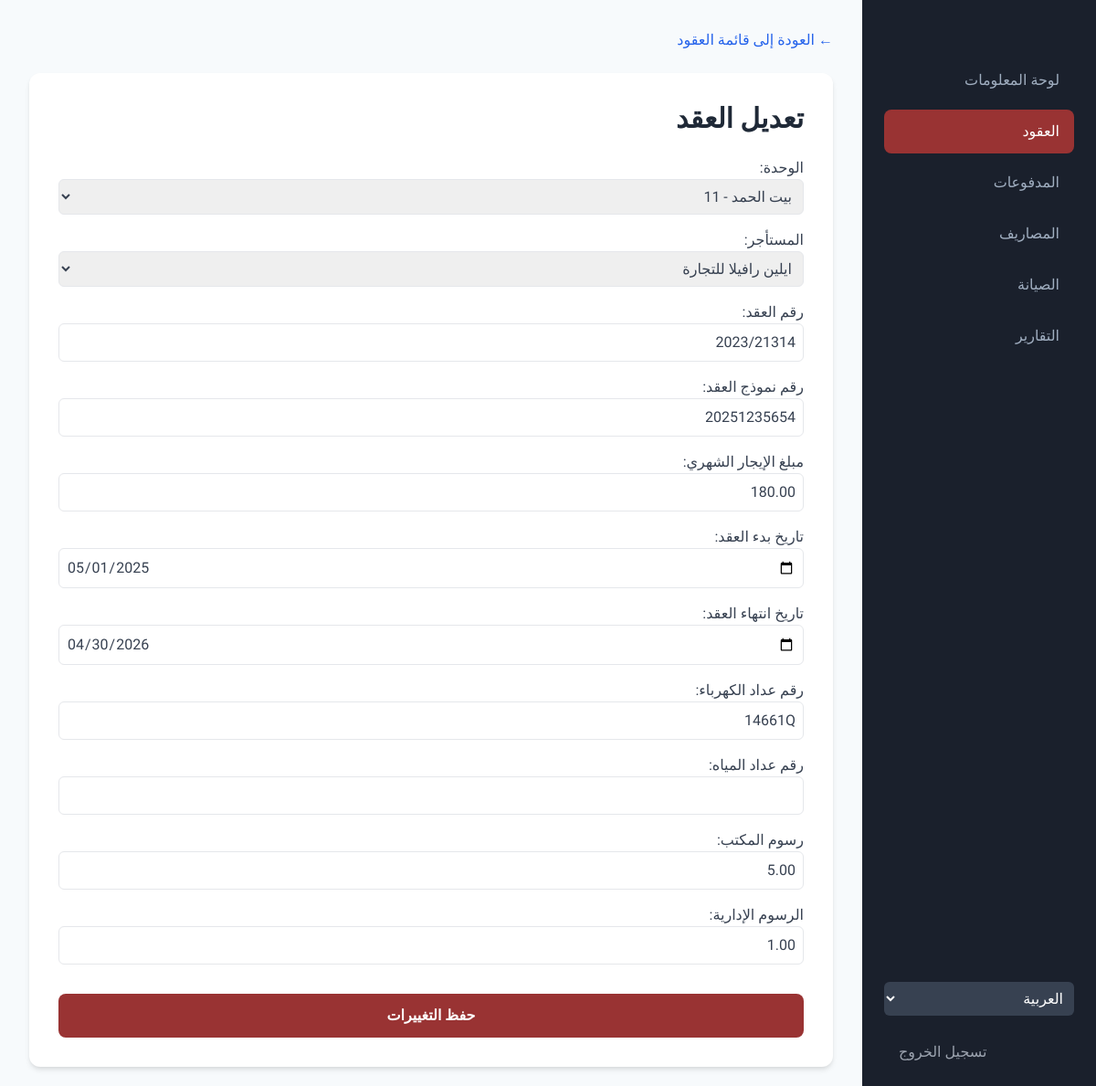
The app's page /ar/dashboard/lease/1/edit/ (signed in) with its own data.
### dashboard/models.py (models this page shows, shortened)
class Lease(models.Model):
    STATUS_CHOICES = [('active', _('نشط')), ('expiring_soon', _('قريب الانتهاء')), ('expired', _('منتهي')), ('cancelled', _('ملغي'))]
    unit = models.ForeignKey(Unit, on_delete=models.CASCADE, verbose_name=_("الوحدة"))
    tenant = models.ForeignKey(Tenant, on_delete=models.CASCADE, verbose_name=_("المستأجر"))
    contract_number = models.CharField(_("رقم العقد"), max_length=50, unique=True)
    contract_form_number = models.CharField(_("رقم نموذج العقد"), max_length=50, blank=True, null=True)
    monthly_rent = models.DecimalField(_("مبلغ الإيجار الشهري"), max_digits=10, decimal_places=2)
    start_date = models.DateField(_("تاريخ بدء العقد"))
    end_date = models.DateField(_("تاريخ انتهاء العقد"))
    electricity_meter = models.CharField(_("رقم عداد الكهرباء"), max_length=50, blank=True, null=True)
    water_meter = models.CharField(_("رقم عداد المياه"), max_length=50, blank=True, null=True)
    status = models.CharField(_("حالة العقد"), max_length=20, choices=STATUS_CHOICES, default='active', editable=False)
    office_fee = models.DecimalField(_("رسوم المكتب"), max_digits=10, decimal_places=2, default=5.00)
    admin_fee = models.DecimalField(_("الرسوم الإدارية"), max_digits=10, decimal_places=2, default=1.00)
    registration_fee = models.DecimalField(_("رسوم تسجيل العقد (3%)"), max_digits=10, decimal_places=2, blank=True)
    class Meta:
        verbose_name = _("عقد إيجار")
        verbose_name_plural = _("عقود الإيجار")
        permissions = [("can_view_financial_summary", _("يمكنه عرض ملخص مالي"))]

### dashboard/views.py (the view, shortened to what this page needs)
# urls.py: path('lease/<int:pk>/edit/', LeaseUpdateView.as_view(), name='lease_update'),
class LeaseUpdateView(LoginRequiredMixin, PermissionRequiredMixin, UpdateView):
    permission_required = 'dashboard.change_lease'
    model = Lease
    form_class = LeaseForm
    template_name = 'dashboard/lease_form.html'
    success_url = reverse_lazy('lease_list')
    def get_context_data(self, **kwargs):
        context = super().get_context_data(**kwargs)
        context['title'] = _("تعديل العقد")
        return context

### dashboard/forms.py
class LeaseForm(forms.ModelForm):
    class Meta:
        model = Lease
        fields = ['unit', 'tenant', 'contract_number', 'contract_form_number', 'monthly_rent', 'start_date', 'end_date', 'electricity_meter', 'water_meter', 'office_fee', 'admin_fee']
        widgets = {'start_date': forms.DateInput(attrs={'type': 'date'}), 'end_date': forms.DateInput(attrs={'type': 'date'})}
    def __init__(self, *args, **kwargs):
        super().__init__(*args, **kwargs)
        if self.instance and self.instance.pk:
            self.fields['unit'].queryset = Unit.objects.filter(is_available=True) | Unit.objects.filter(pk=self.instance.unit.pk)
        else:
            self.fields['unit'].queryset = Unit.objects.filter(is_available=True)
        for field in self.fields.values():
            field.widget.attrs.update({'class': 'w-full p-2 border rounded-md focus:outline-none focus:ring-2 focus:ring-[#993333]'})

### dashboard/context_processors.py (called while the page is built)
def company_details(request):
  return {'company': Company.load()}

### dashboard/models.py (called while the page is built)
    def save(self, *args, **kwargs):
        self.pk = 1
        super(Company, self).save(*args, **kwargs)

    @classmethod
    def load(cls):
        obj, created = cls.objects.get_or_create(pk=1)
        return obj

    def __str__(self):
        return f"{self.building.name} - {self.unit_number}"

    def __str__(self):
        return self.name

### dashboard/templates/dashboard/lease_form.html (shortened to what this page needs)
{% extends 'dashboard/base.html' %}
{% load i18n %}
{% block content %}
<div class="mb-6"><a href="{% url 'lease_list' %}" class="text-blue-600 hover:underline">&larr; {% trans "العودة إلى قائمة العقود" %}</a></div>
<div class="card max-w-4xl mx-auto p-8">
    <h2 class="text-3xl font-bold text-gray-800 mb-6">{{ title }}</h2>
    <form method="post" enctype="multipart/form-data">
        <div class="space-y-4">
            {{ form.as_p }}
        </div>
        <div class="mt-8">
            <button type="submit" class="btn-primary w-full py-3 rounded-lg font-semibold">{% trans "حفظ التغييرات" %}</button>
        </div>
    </form>
</div>
{% endblock %}

### records on screen
Lease: unit "بيت الحمد - 11", tenant "ايلين رافيلا للتجارة", contract_number "2023/21314", contract_form_number "20251235654", monthly_rent "180.00", start_date "05/01/2025", end_date "04/30/2026", electricity_meter "14661Q", office_fee "5.00", admin_fee "1.00"

### other values on screen
{{ title }} "تعديل العقد"
form field language "العربية"
